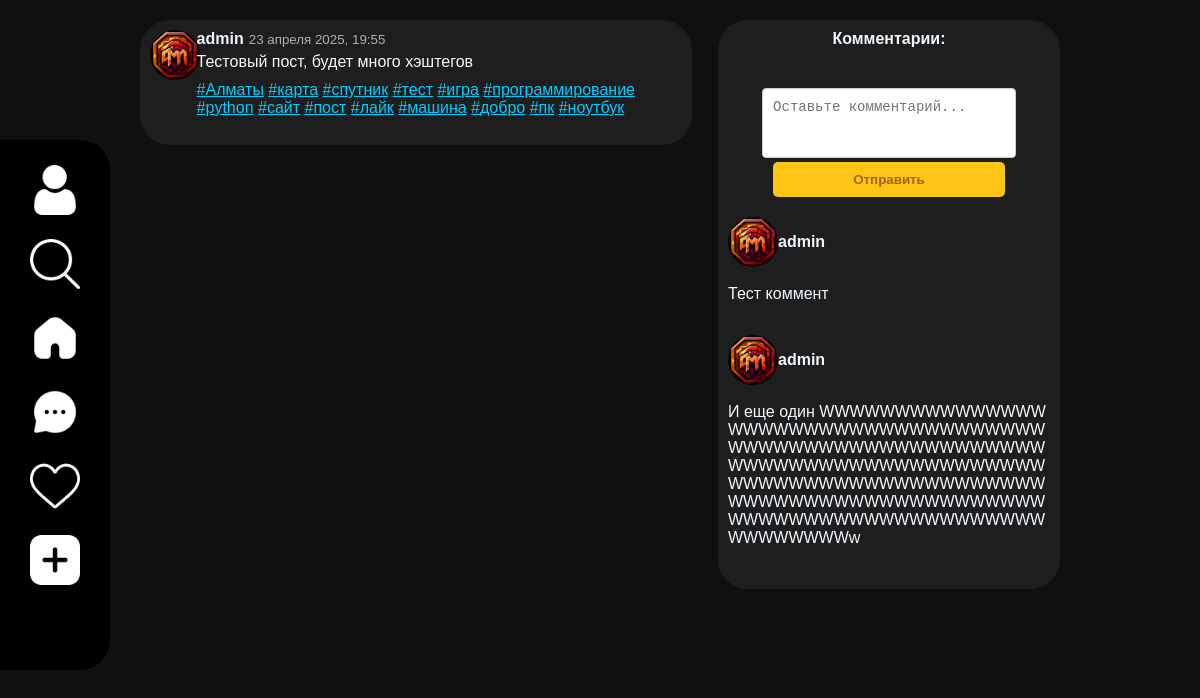
/posts/post/3/, run on the app's committed database.
### account/models.py (models this page shows, shortened)
class Post(models.Model):
    user = models.ForeignKey('CustomUser', on_delete=models.CASCADE, related_name='posts',null=True)
    content = models.TextField(null=True, blank=True)
    image = models.ImageField(upload_to='posts/', blank=True, null=True)
    title = models.CharField(max_length=255, null=True, blank=True)
    likes = models.ManyToManyField('CustomUser', related_name='liked_posts', blank=True)
    hashtags = models.ManyToManyField('Hashtag', related_name='posts', blank=True)  # Добавляем связь с хэштегами
    created_at = models.DateTimeField(auto_now_add=True)

class CustomUser(AbstractUser):
    username = models.CharField(max_length=20, unique=True)
    user_nickname = models.CharField(
        max_length=30,
        unique=True,
        default=generate_unique_nickname
    )
    email = models.EmailField(unique=True, blank=True, null=True)
    password = models.CharField(max_length=128)
    first_name = models.CharField(max_length=20, blank=True, null=True)
    avatar = models.ImageField(upload_to='avatars/', blank=True, null=True)
    description = models.TextField(max_length=500, blank=True, null=True)
    created_at = models.DateTimeField(auto_now_add=True)
    age = models.PositiveIntegerField(blank=True, null=True)
    followers = models.ManyToManyField('self', symmetrical=False, related_name='followings', blank=True)
    reposts = models.ManyToManyField('Post', related_name='reposted_by', blank=True)
    is_active = models.BooleanField(default=True)
    is_staff = models.BooleanField(default=False)
    is_superuser = models.BooleanField(default=False)
    REQUIRED_FIELDS = ['email', 'first_name']
    USERNAME_FIELD = 'username'
    objects = CustomUserManager()
    def __str__(self):
        return self.username

class Hashtag(models.Model):
    name = models.CharField(max_length=100, unique=True)

class Comment(models.Model):
    post = models.ForeignKey('Post', on_delete=models.CASCADE, related_name='comments')
    user = models.ForeignKey(settings.AUTH_USER_MODEL, on_delete=models.CASCADE)
    text = models.TextField()
    created_at = models.DateTimeField(auto_now_add=True)

### posts/views.py (the view)
# urls.py: path('post/<int:post_id>/', views.post_detail, name='post_detail'),
def post_detail(request, post_id):
    post = get_object_or_404(Post, id=post_id)
    comments = post.comments.all()
    if request.method == 'POST':
        text = request.POST.get('comment')
        if text:
            Comment.objects.create(post=post, user=request.user, text=text)
            return redirect('post_detail', post_id=post.id)
    return render(request, 'post.html', {'post': post, 'comments': comments})

### posts/templates/post.html (shortened to what this page needs)
{% load static %}
<!DOCTYPE html>
<html lang="ru">
<head>
    <link rel="stylesheet" href="{% static 'style.css' %}">
</head>
<body>
    <header style="user-select: none">
        <a href="{% url 'profile' %}"><img src="{% static 'media/user.png' %}" width="50px"></a>
        <a href="{% url 'search' %}"><img src="{% static 'media/search-interface-symbol.png' %}" width="50px"></a>
        <a href="{% url 'index' %}"><img src="{% static 'media/home.png' %}" width="50px"></a>
        <a href="{% url 'chat_list' %}"><img src="{% static 'media/message.png' %}" width="50px"></a>
        <a href="{% url 'likes' %}"><img src="{% static 'media/heart.png' %}" width="50px"></a>
        <a href="{% url 'create_post' %}"><img src="{% static 'media/addition.png' %}" width="50px"></a>
    </header>
    <main style="width: 80%;margin-left: auto;margin-right: auto;">
        <div class="container">
            <div class="post-area">
                <div style="display: flex;background-color: rgb(30,30,30);color: aliceblue;padding: 10px;border-radius: 30px;">
                    <div style="width: 5%;margin-right: 20px;user-select: none;">
                        {% if post.user.avatar %}
                            <img src="{{ post.user.avatar.url }}" width="50px" style="border-radius: 100%;background-color: rgb(25,25,25)">
                        {% else %}
                            <img src="{% static 'media/default_user.png' %}" width="50px" style="border-radius: 100%;background-color: rgb(25,25,25)">
                        {% endif %}
                    </div>
                    <div style="display: block;">
                        <div style="display: flex;margin-bottom: 5px;user-select: none;">
                            <h4 style='margin-right: 5px;'>
                                <a href="{% url 'user_profile' user_id=post.user.id %}" style="color: aliceblue; text-decoration: none;">
                                    {{ post.user }}
                                </a>
                            </h4>
                            <span style="color: rgb(175, 175, 175);font-weight: 100;">
                                <small>{{ post.created_at|date:"j E Y, H:i" }}</small>
                            </span>
                        </div>
                        <div style="display: block;">
                            <div style="text-align: left;">
                                <p>{{ post.content }}</p>
                                <p style="margin-top: 10px;">
                                    {% for hashtag in post.hashtags.all %}
                                        <a href="{% url 'search' %}?q={{ hashtag.name }}" style="color: rgb(0, 204, 255);cursor: pointer;">#{{ hashtag.name }}</a>
                                    {% endfor %}
                                    <br style="user-select: none;"><br style="user-select: none;">
                                </p>
                            </div>
                        </div>
                    </div>
                </div>
            </div>
            <div class="comments-area">
                <h4>Комментарии:</h4>
                <form method="POST" style="margin: 0;margin-left: auto;margin-right: auto;width: 80%;margin-top: 20px;border: none;">
                    <textarea name="comment" rows="3" placeholder="Оставьте комментарий..." required style="resize: none;"></textarea><br>
                    <button type="submit" style="
                    background-color: rgb(255, 197, 21);
                    color: rgb(164, 101, 0);
                    padding: 10px;border: none;
                    border-radius: 5px;
                    width: 90%;font-weight: 600;
                    cursor: pointer;
                    ">Отправить</button>
                </form>
                {% for comment in comments %}
                    <div style="margin-bottom: 10px;display: block;word-break: break-all">
                        <div style="display: flex;user-select: none;">
                                {% if comment.user.avatar %}
                                    <img src="{{ comment.user.avatar.url }}" width="50px" style="border-radius: 100%;background-color: rgb(25,25,25)">
                                {% else %}
                                    <img src="{% static 'media/default_user.png' %}" width="50px" style="border-radius: 100%;background-color: rgb(25,25,25)">
                                {% endif %}
                            <strong style="text-align: left;margin-top: auto;margin-bottom: auto;">{{ comment.user }}</strong><br>
                        </div>
                        <br style="user-select: none;">
                        <p style="text-align: left;">{{ comment.text }}</p>
                        <hr style="margin: 15px;border-color: rgba(240, 248, 255, 0);">
                    </div>
                {% empty %}
                    <p>Комментариев пока нет.</p>
                {% endfor %}
            </div>
        </div>
    </main>
</body>
</html>

### static/style.css (style rules this page uses)
* { padding: 0; margin: 0; }
body { background-color: rgb(16, 16, 16); display: block; font-family:'YanoneKaffeesatz-VariableFont_wght', sans-serif; }
header { left:0; position: fixed; width:100px; height:65vh; top:17.5vh; display: block; background-color: black; text-align: center; padding: 0; margin-top: auto; margin-bottom: auto; padding: 5px; border-bottom-right-radius: 30px; border-top-right-radius : 30px; }
header a { padding-right: auto; text-align: center; text-decoration: none; color: aliceblue; }
header img { padding-top:20px; padding-right: auto; text-align: center; }
main { text-align: center; }
select, textarea { width:90%; padding: 10px; font-size: 14px; border: 1px solid #ccc; border-radius: 4px; }
textarea { resize: vertical; }
form { width: 300px; margin: 100px auto; padding: 20px; border: 2px solid aliceblue; border-radius: 10px; background-color: #1e1e1e; color: aliceblue; text-align: center; }
.container { display: flex; justify-content: space-between; padding: 20px; }
.post-area { width: 60%; }
.comments-area { width: 35%; background-color: rgb(30,30,30); color: aliceblue; padding: 10px; border-radius: 30px; }

### data on the page
Post: user.avatar (picture), user "admin", created_at "23 апреля 2025, 19:55", content "Тестовый пост, будет много хэштегов"
Hashtag: name "Алматы"
Hashtag: name "карта"
Hashtag: name "спутник"
Hashtag: name "тест"
Hashtag: name "игра"
Hashtag: name "программирование"
Hashtag: name "python"
Hashtag: name "сайт"
Hashtag: name "пост"
Hashtag: name "лайк"
Hashtag: name "машина"
Hashtag: name "добро"
Hashtag: name "пк"
Hashtag: name "ноутбук"
Comment: user.avatar (picture), user "admin", text "Тест коммент"
Comment: user.avatar (picture), user "admin", text "И еще один WWWWWWWWWWWWWWWWWWWWWWWWWWWWWWWWWWWWWWWWWWWWWWWWWWWWWWWWWWWWWWWWWWWWWWWWWWWWWWWWWWWWWWWWWWWWWWWWWWWWWWWWWWWWWWWWWWWWWWWWWWWWWWWWWWWWWWWWWWWWWWWWWWWWWw"
